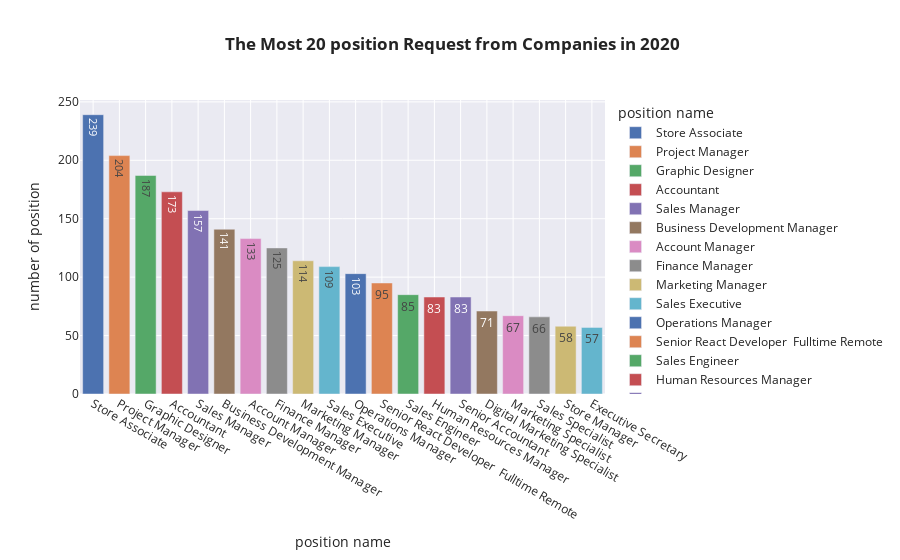

The notebook cell saved with this chart:
### Markdown cell above
### 11th plot || The Most 20 position Request from Companies in 2020 
#### This plot gives insight into the 20 most wanted positions in the labor market during 2020.

### Code cell
industry=df['position'].value_counts().head(20)

fig=px.bar(industry,x=industry.index,
           y=industry.values,
           color=industry.index,
           text=industry.values,
           labels={'index':'position name','y':'number of position','text':'count'},
           template='seaborn',
           title='<b> The Most 20 position Request from Companies in 2020')

fig.show()

### Figure 1 — Plotly figure (JSON) as saved in the notebook; plotly's stock layout.template omitted (floating-point values rounded to 4 significant figures)
{"data": [{"alignmentgroup": "True", "hovertemplate": "position name=%{x}<br>number of position=%{y}<br>count=%{text}<extra></extra>", "legendgroup": "Store Associate", "marker": {"color": "rgb(76,114,176)", "pattern": {"shape": ""}}, "name": "Store Associate", "offsetgroup": "Store Associate", "orientation": "v", "showlegend": true, "text": [239], "textposition": "auto", "type": "bar", "x": ["Store Associate"], "xaxis": "x", "y": [239], "yaxis": "y"}, {"alignmentgroup": "True", "hovertemplate": "position name=%{x}<br>number of position=%{y}<br>count=%{text}<extra></extra>", "legendgroup": "Project Manager", "marker": {"color": "rgb(221,132,82)", "pattern": {"shape": ""}}, "name": "Project Manager", "offsetgroup": "Project Manager", "orientation": "v", "showlegend": true, "text": [204], "textposition": "auto", "type": "bar", "x": ["Project Manager"], "xaxis": "x", "y": [204], "yaxis": "y"}, {"alignmentgroup": "True", "hovertemplate": "position name=%{x}<br>number of position=%{y}<br>count=%{text}<extra></extra>", "legendgroup": "Graphic Designer", "marker": {"color": "rgb(85,168,104)", "pattern": {"shape": ""}}, "name": "Graphic Designer", "offsetgroup": "Graphic Designer", "orientation": "v", "showlegend": true, "text": [187], "textposition": "auto", "type": "bar", "x": ["Graphic Designer"], "xaxis": "x", "y": [187], "yaxis": "y"}, {"alignmentgroup": "True", "hovertemplate": "position name=%{x}<br>number of position=%{y}<br>count=%{text}<extra></extra>", "legendgroup": "Accountant", "marker": {"color": "rgb(196,78,82)", "pattern": {"shape": ""}}, "name": "Accountant", "offsetgroup": "Accountant", "orientation": "v", "showlegend": true, "text": [173], "textposition": "auto", "type": "bar", "x": ["Accountant"], "xaxis": "x", "y": [173], "yaxis": "y"}, {"alignmentgroup": "True", "hovertemplate": "position name=%{x}<br>number of position=%{y}<br>count=%{text}<extra></extra>", "legendgroup": "Sales Manager", "marker": {"color": "rgb(129,114,179)", "pattern": {"shape": ""}}, "name": "Sales Manager", "offsetgroup": "Sales Manager", "orientation": "v", "showlegend": true, "text": [157], "textposition": "auto", "type": "bar", "x": ["Sales Manager"], "xaxis": "x", "y": [157], "yaxis": "y"}, {"alignmentgroup": "True", "hovertemplate": "position name=%{x}<br>number of position=%{y}<br>count=%{text}<extra></extra>", "legendgroup": "Business Development Manager", "marker": {"color": "rgb(147,120,96)", "pattern": {"shape": ""}}, "name": "Business Development Manager", "offsetgroup": "Business Development Manager", "orientation": "v", "showlegend": true, "text": [141], "textposition": "auto", "type": "bar", "x": ["Business Development Manager"], "xaxis": "x", "y": [141], "yaxis": "y"}, {"alignmentgroup": "True", "hovertemplate": "position name=%{x}<br>number of position=%{y}<br>count=%{text}<extra></extra>", "legendgroup": "Account Manager", "marker": {"color": "rgb(218,139,195)", "pattern": {"shape": ""}}, "name": "Account Manager", "offsetgroup": "Account Manager", "orientation": "v", "showlegend": true, "text": [133], "textposition": "auto", "type": "bar", "x": ["Account Manager"], "xaxis": "x", "y": [133], "yaxis": "y"}, {"alignmentgroup": "True", "hovertemplate": "position name=%{x}<br>number of position=%{y}<br>count=%{text}<extra></extra>", "legendgroup": "Finance Manager", "marker": {"color": "rgb(140,140,140)", "pattern": {"shape": ""}}, "name": "Finance Manager", "offsetgroup": "Finance Manager", "orientation": "v", "showlegend": true, "text": [125], "textposition": "auto", "type": "bar", "x": ["Finance Manager"], "xaxis": "x", "y": [125], "yaxis": "y"}, {"alignmentgroup": "True", "hovertemplate": "position name=%{x}<br>number of position=%{y}<br>count=%{text}<extra></extra>", "legendgroup": "Marketing Manager", "marker": {"color": "rgb(204,185,116)", "pattern": {"shape": ""}}, "name": "Marketing Manager", "offsetgroup": "Marketing Manager", "orientation": "v", "showlegend": true, "text": [114], "textposition": "auto", "type": "bar", "x": ["Marketing Manager"], "xaxis": "x", "y": [114], "yaxis": "y"}, {"alignmentgroup": "True", "hovertemplate": "position name=%{x}<br>number of position=%{y}<br>count=%{text}<extra></extra>", "legendgroup": "Sales Executive", "marker": {"color": "rgb(100,181,205)", "pattern": {"shape": ""}}, "name": "Sales Executive", "offsetgroup": "Sales Executive", "orientation": "v", "showlegend": true, "text": [109], "textposition": "auto", "type": "bar", "x": ["Sales Executive"], "xaxis": "x", "y": [109], "yaxis": "y"}, {"alignmentgroup": "True", "hovertemplate": "position name=%{x}<br>number of position=%{y}<br>count=%{text}<extra></extra>", "legendgroup": "Operations Manager", "marker": {"color": "rgb(76,114,176)", "pattern": {"shape": ""}}, "name": "Operations Manager", "offsetgroup": "Operations Manager", "orientation": "v", "showlegend": true, "text": [103], "textposition": "auto", "type": "bar", "x": ["Operations Manager"], "xaxis": "x", "y": [103], "yaxis": "y"}, {"alignmentgroup": "True", "hovertemplate": "position name=%{x}<br>number of position=%{y}<br>count=%{text}<extra></extra>", "legendgroup": "Senior React Developer  Fulltime Remote", "marker": {"color": "rgb(221,132,82)", "pattern": {"shape": ""}}, "name": "Senior React Developer  Fulltime Remote", "offsetgroup": "Senior React Developer  Fulltime Remote", "orientation": "v", "showlegend": true, "text": [95], "textposition": "auto", "type": "bar", "x": ["Senior React Developer  Fulltime Remote"], "xaxis": "x", "y": [95], "yaxis": "y"}, {"alignmentgroup": "True", "hovertemplate": "position name=%{x}<br>number of position=%{y}<br>count=%{text}<extra></extra>", "legendgroup": "Sales Engineer", "marker": {"color": "rgb(85,168,104)", "pattern": {"shape": ""}}, "name": "Sales Engineer", "offsetgroup": "Sales Engineer", "orientation": "v", "showlegend": true, "text": [85], "textposition": "auto", "type": "bar", "x": ["Sales Engineer"], "xaxis": "x", "y": [85], "yaxis": "y"}, {"alignmentgroup": "True", "hovertemplate": "position name=%{x}<br>number of position=%{y}<br>count=%{text}<extra></extra>", "legendgroup": "Human Resources Manager", "marker": {"color": "rgb(196,78,82)", "pattern": {"shape": ""}}, "name": "Human Resources Manager", "offsetgroup": "Human Resources Manager", "orientation": "v", "showlegend": true, "text": [83], "textposition": "auto", "type": "bar", "x": ["Human Resources Manager"], "xaxis": "x", "y": [83], "yaxis": "y"}, {"alignmentgroup": "True", "hovertemplate": "position name=%{x}<br>number of position=%{y}<br>count=%{text}<extra></extra>", "legendgroup": "Senior Accountant", "marker": {"color": "rgb(129,114,179)", "pattern": {"shape": ""}}, "name": "Senior Accountant", "offsetgroup": "Senior Accountant", "orientation": "v", "showlegend": true, "text": [83], "textposition": "auto", "type": "bar", "x": ["Senior Accountant"], "xaxis": "x", "y": [83], "yaxis": "y"}, {"alignmentgroup": "True", "hovertemplate": "position name=%{x}<br>number of position=%{y}<br>count=%{text}<extra></extra>", "legendgroup": "Digital Marketing Specialist", "marker": {"color": "rgb(147,120,96)", "pattern": {"shape": ""}}, "name": "Digital Marketing Specialist", "offsetgroup": "Digital Marketing Specialist", "orientation": "v", "showlegend": true, "text": [71], "textposition": "auto", "type": "bar", "x": ["Digital Marketing Specialist"], "xaxis": "x", "y": [71], "yaxis": "y"}, {"alignmentgroup": "True", "hovertemplate": "position name=%{x}<br>number of position=%{y}<br>count=%{text}<extra></extra>", "legendgroup": "Marketing Specialist", "marker": {"color": "rgb(218,139,195)", "pattern": {"shape": ""}}, "name": "Marketing Specialist", "offsetgroup": "Marketing Specialist", "orientation": "v", "showlegend": true, "text": [67], "textposition": "auto", "type": "bar", "x": ["Marketing Specialist"], "xaxis": "x", "y": [67], "yaxis": "y"}, {"alignmentgroup": "True", "hovertemplate": "position name=%{x}<br>number of position=%{y}<br>count=%{text}<extra></extra>", "legendgroup": "Sales Specialist", "marker": {"color": "rgb(140,140,140)", "pattern": {"shape": ""}}, "name": "Sales Specialist", "offsetgroup": "Sales Specialist", "orientation": "v", "showlegend": true, "text": [66], "textposition": "auto", "type": "bar", "x": ["Sales Specialist"], "xaxis": "x", "y": [66], "yaxis": "y"}, {"alignmentgroup": "True", "hovertemplate": "position name=%{x}<br>number of position=%{y}<br>count=%{text}<extra></extra>", "legendgroup": "Store Manager", "marker": {"color": "rgb(204,185,116)", "pattern": {"shape": ""}}, "name": "Store Manager", "offsetgroup": "Store Manager", "orientation": "v", "showlegend": true, "text": [58], "textposition": "auto", "type": "bar", "x": ["Store Manager"], "xaxis": "x", "y": [58], "yaxis": "y"}, {"alignmentgroup": "True", "hovertemplate": "position name=%{x}<br>number of position=%{y}<br>count=%{text}<extra></extra>", "legendgroup": "Executive Secretary", "marker": {"color": "rgb(100,181,205)", "pattern": {"shape": ""}}, "name": "Executive Secretary", "offsetgroup": "Executive Secretary", "orientation": "v", "showlegend": true, "text": [57], "textposition": "auto", "type": "bar", "x": ["Executive Secretary"], "xaxis": "x", "y": [57], "yaxis": "y"}], "layout": {"barmode": "relative", "legend": {"title": {"text": "position name"}, "tracegroupgap": 0}, "title": {"text": "<b> The Most 20 position Request from Companies in 2020"}, "xaxis": {"anchor": "y", "categoryarray": ["Store Associate", "Project Manager", "Graphic Designer", "Accountant", "Sales Manager", "Business Development Manager", "Account Manager", "Finance Manager", "Marketing Manager", "Sales Executive", "Operations Manager", "Senior React Developer  Fulltime Remote", "Sales Engineer", "Human Resources Manager", "Senior Accountant", "Digital Marketing Specialist", "Marketing Specialist", "Sales Specialist", "Store Manager", "Executive Secretary"], "categoryorder": "array", "domain": [0, 1], "title": {"text": "position name"}}, "yaxis": {"anchor": "x", "domain": [0, 1], "title": {"text": "number of position"}}}}
